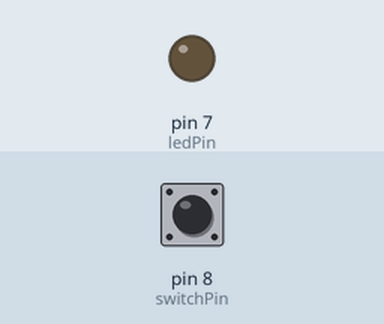
Bench run of a sketch on a simulated Arduino Uno, built with avr-gcc and run on an emulated ATmega328P. Parts: output pins drawn as LEDs (lit = HIGH). The inputs (shaded band) are chosen by the test bench; at power-on: pin 8 (switchPin) LOW.

Above: at 1.2 s.
1.3 s: pin 8 (switchPin) pulled HIGH for 0.15 s
At 1.37 s:
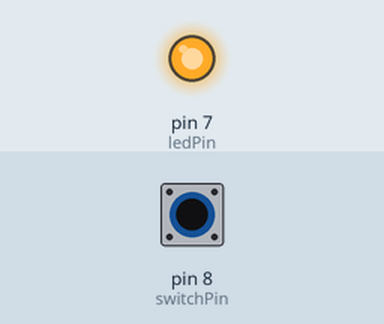
2.9 s: pin 8 (switchPin) pulled HIGH for 3.2 s
At 6.4 s:
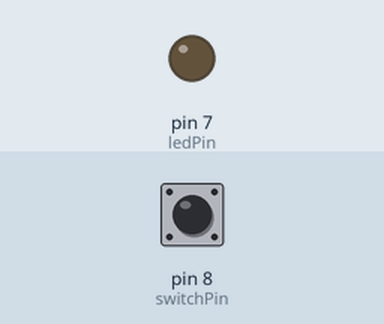
Timing chart, 0 to 7.9 s (numbered marks = the images above; inputs shaded):
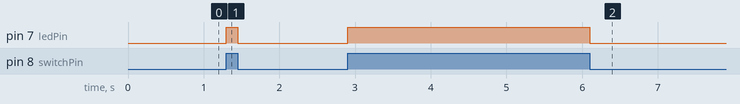

The sketch:

switch.ino
```cpp
const int ledPin = 7;
const int switchPin = 8;

void setup() {
  // put your setup code here, to run once:
  pinMode(switchPin,INPUT);
  pinMode(ledPin,OUTPUT);

}

void loop() {
  // put your main code here, to run repeatedly:
  if(digitalRead(switchPin) == HIGH)
  {
    digitalWrite(ledPin,HIGH);
  }
  else
  {
    digitalWrite(ledPin,LOW);
  }
}
```

Measured:
- after the input at 1.3 s, pin 7 (ledPin): LOW → HIGH at once, → LOW 0.15 s later
- after the input at 2.9 s, pin 7 (ledPin): LOW → HIGH at once, → LOW 3.2 s later
